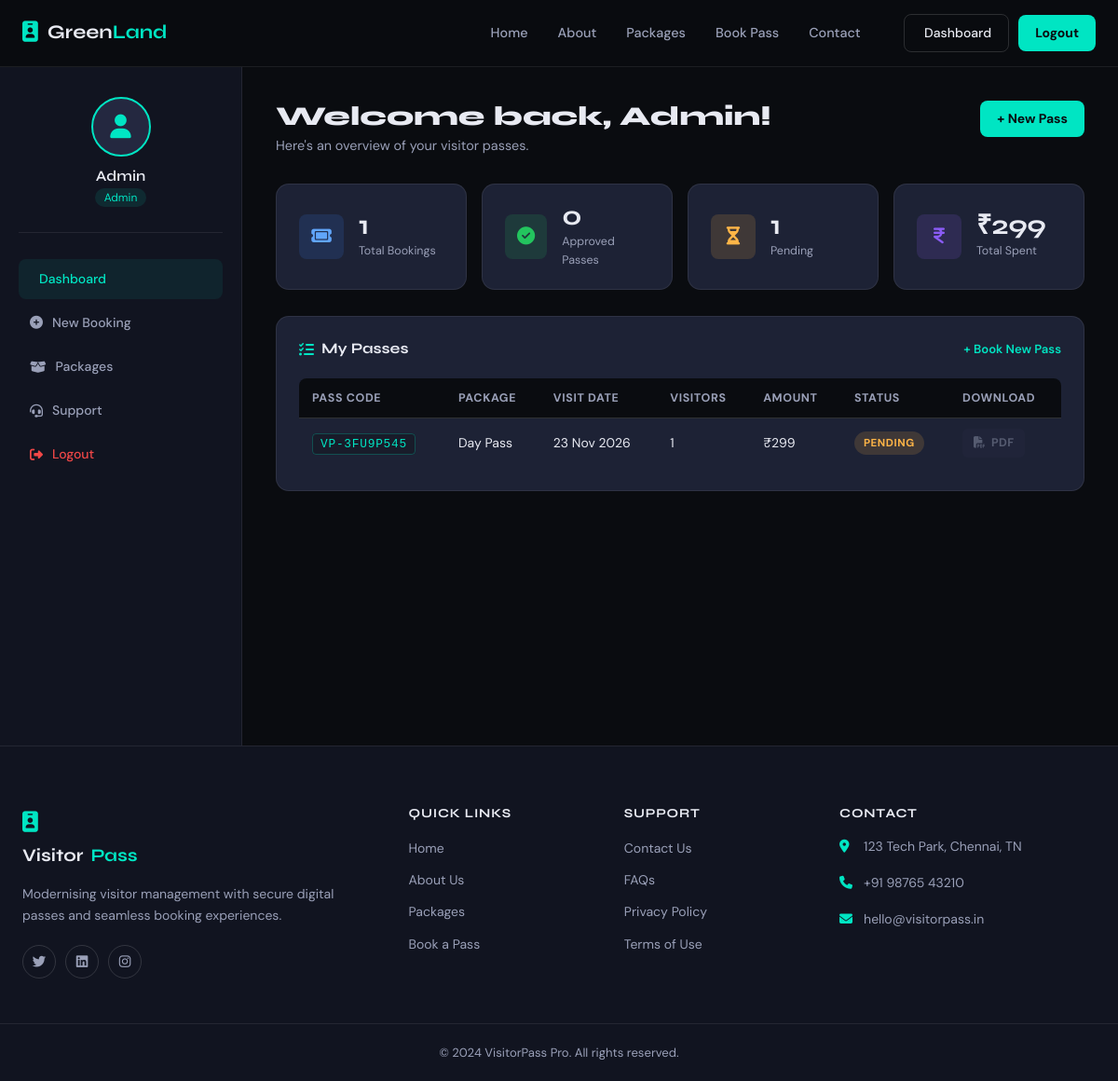
The page /dashboard (signed in) on the database as committed earlier.
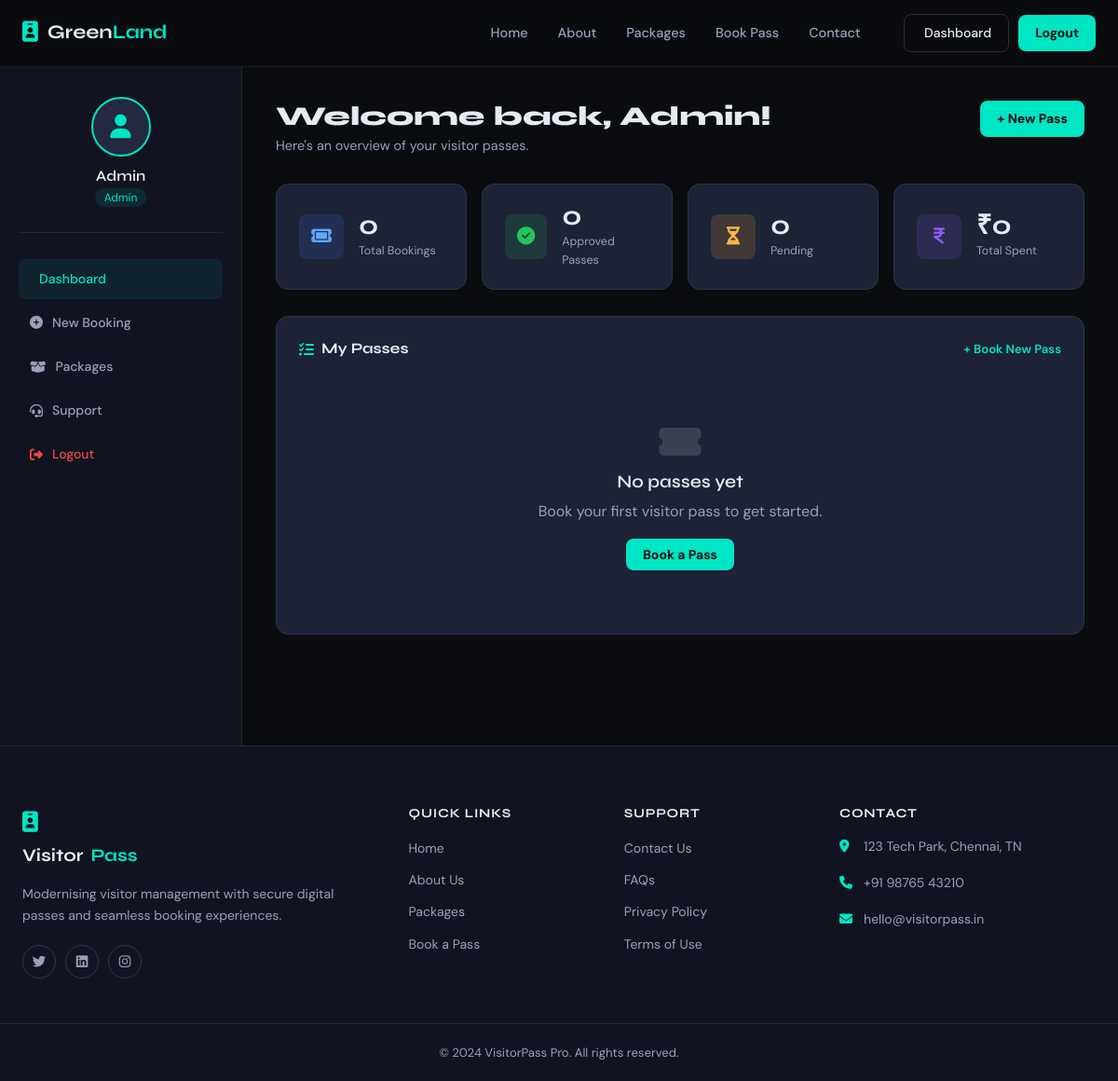
The same page on the database as committed later.
### app.py (models this page shows)
class User(db.Model):
    __tablename__ = 'users'
    id            = db.Column(db.Integer, primary_key=True)
    name          = db.Column(db.String(100), nullable=False)
    email         = db.Column(db.String(150), unique=True, nullable=False)
    password_hash = db.Column(db.String(200), nullable=False)
    phone         = db.Column(db.String(20))
    role          = db.Column(db.String(20), default='visitor')   # visitor | admin
    created_at    = db.Column(db.DateTime, default=datetime.utcnow)
    bookings      = db.relationship('Booking', backref='user', lazy=True)

class Booking(db.Model):
    __tablename__ = 'bookings'
    id           = db.Column(db.Integer, primary_key=True)
    pass_code    = db.Column(db.String(12), unique=True, nullable=False)
    user_id      = db.Column(db.Integer, db.ForeignKey('users.id'), nullable=False)
    package_id   = db.Column(db.Integer, db.ForeignKey('packages.id'), nullable=False)
    visit_date   = db.Column(db.Date, nullable=False)
    num_visitors = db.Column(db.Integer, default=1)
    purpose      = db.Column(db.String(200))
    host_name    = db.Column(db.String(100))
    status       = db.Column(db.String(20), default='pending')  # pending|approved|rejected|expired
    total_amount = db.Column(db.Float)
    created_at   = db.Column(db.DateTime, default=datetime.utcnow)

class Package(db.Model):
    __tablename__ = 'packages'
    id          = db.Column(db.Integer, primary_key=True)
    name        = db.Column(db.String(100), nullable=False)
    description = db.Column(db.Text)
    price       = db.Column(db.Float, nullable=False)
    duration    = db.Column(db.String(50))          # e.g. "1 Day", "3 Days"
    max_visitors= db.Column(db.Integer, default=1)
    features    = db.Column(db.Text)                # comma-separated
    is_active   = db.Column(db.Boolean, default=True)
    bookings    = db.relationship('Booking', backref='package', lazy=True)

### app.py (the view)
@app.route('/dashboard')
def dashboard():
    if 'user_id' not in session:
        return redirect(url_for('login'))
    user     = User.query.get(session['user_id'])
    bookings = Booking.query.filter_by(user_id=user.id).order_by(Booking.created_at.desc()).all()
    return render_template('dashboard.html', user=user, bookings=bookings)

### templates/dashboard.html (shortened to what this page needs)
{% extends 'base.html' %}
{% block content %}
<section class="dash-section">
  <div class="dash-sidebar">
    <div class="ds-user">
      <div class="ds-avatar"><i class="fa fa-user"></i></div>
      <h3>{{ user.name }}</h3>
      <span class="ds-role">{{ user.role|capitalize }}</span>
    </div>
    <nav class="ds-nav">
      <a href="{{ url_for('dashboard') }}" class="ds-link active"> Dashboard</a>
      <a href="{{ url_for('booking') }}"   class="ds-link"><i class="fa fa-plus-circle"></i> New Booking</a>
      <a href="{{ url_for('packages') }}"  class="ds-link"><i class="fa fa-box-open"></i> Packages</a>
      <a href="{{ url_for('contact') }}"   class="ds-link"><i class="fa fa-headset"></i> Support</a>
      <a href="{{ url_for('logout') }}"    class="ds-link logout"><i class="fa fa-right-from-bracket"></i> Logout</a>
    </nav>
  </div>
  <div class="dash-main">
    <div class="dash-top">
      <div>
        <h1>Welcome back, {{ user.name.split()[0] }}!</h1>
        <p>Here's an overview of your visitor passes.</p>
      </div>
      <a href="{{ url_for('booking') }}" class="btn-solid">+ New Pass</a>
    </div>
    <div class="dash-kpi-grid">
      {% set total    = bookings|length %}
      {% set approved = bookings|selectattr('status','equalto','approved')|list|length %}
      {% set pending  = bookings|selectattr('status','equalto','pending')|list|length %}
      {% set spent    = bookings|sum(attribute='total_amount') %}
      <div class="kpi-card">
        <div class="kpi-icon blue"><i class="fa fa-ticket"></i></div>
        <div class="kpi-info"><h2>{{ total }}</h2><p>Total Bookings</p></div>
      </div>
      <div class="kpi-card">
        <div class="kpi-icon green"><i class="fa fa-circle-check"></i></div>
        <div class="kpi-info"><h2>{{ approved }}</h2><p>Approved Passes</p></div>
      </div>
      <div class="kpi-card">
        <div class="kpi-icon amber"><i class="fa fa-hourglass-half"></i></div>
        <div class="kpi-info"><h2>{{ pending }}</h2><p>Pending</p></div>
      </div>
      <div class="kpi-card">
        <div class="kpi-icon purple"><i class="fa fa-indian-rupee-sign"></i></div>
        <div class="kpi-info"><h2>₹{{ spent|int }}</h2><p>Total Spent</p></div>
      </div>
    </div>
    <div class="dash-card">
      <div class="dc-header">
        <h2><i class="fa fa-list-check"></i> My Passes</h2>
        <a href="{{ url_for('booking') }}" class="dc-action">+ Book New Pass</a>
      </div>
      {% if bookings %}
      <div class="table-wrap">
        <table class="data-table">
          <thead>
            <tr>
              <th>Pass Code</th><th>Package</th><th>Visit Date</th>
              <th>Visitors</th><th>Amount</th><th>Status</th><th>Download</th>
            </tr>
          </thead>
          <tbody>
            {% for b in bookings %}
            <tr>
              <td><span class="pass-code-badge">{{ b.pass_code }}</span></td>
              <td>{{ b.package.name }}</td>
              <td>{{ b.visit_date.strftime('%d %b %Y') }}</td>
              <td>{{ b.num_visitors }}</td>
              <td>₹{{ b.total_amount|int }}</td>
              <td><span class="status-badge status-{{ b.status }}">{{ b.status|capitalize }}</span></td>
              <td>
                {% if b.status == 'approved' %}
                  <a href="{{ url_for('download_pass', bid=b.id) }}" class="btn-download" title="Download Pass PDF">
                    <i class="fa fa-file-pdf"></i> PDF
                  </a>
                {% else %}
                  <span class="btn-download disabled" title="Pass must be approved to download">
                    <i class="fa fa-file-pdf"></i> PDF
                  </span>
                {% endif %}
              </td>
            </tr>
            {% endfor %}
          </tbody>
        </table>
      </div>
      {% else %}
      <div class="empty-state">
        <i class="fa fa-ticket-simple"></i>
        <h3>No passes yet</h3>
        <p>Book your first visitor pass to get started.</p>
        <a href="{{ url_for('booking') }}" class="btn-solid">Book a Pass</a>
      </div>
      {% endif %}
    </div>
  </div>
</section>
{% endblock %}

### templates/base.html (shortened to what this page needs)
<!DOCTYPE html>
<html lang="en">
<head>
  <link rel="stylesheet" href="https://cdnjs.cloudflare.com/ajax/libs/font-awesome/6.5.0/css/all.min.css"/>
  <link rel="stylesheet" href="{{ url_for('static', filename='css/main.css') }}"/>
</head>
<body>
<nav class="navbar" id="navbar">
  <div class="nav-inner">
    <a href="{{ url_for('index') }}" class="nav-brand">
      <span class="brand-icon"><i class="fa-solid fa-id-badge"></i></span>
      <span class="brand-text">Green<em>Land</em></span>
    </a>
    <ul class="nav-links">
      <li><a href="{{ url_for('index') }}"    class="nav-link {% if request.endpoint=='index'    %}active{% endif %}">Home</a></li>
      <li><a href="{{ url_for('about') }}"    class="nav-link {% if request.endpoint=='about'    %}active{% endif %}">About</a></li>
      <li><a href="{{ url_for('packages') }}" class="nav-link {% if request.endpoint=='packages' %}active{% endif %}">Packages</a></li>
      <li><a href="{{ url_for('booking') }}"  class="nav-link {% if request.endpoint=='booking'  %}active{% endif %}">Book Pass</a></li>
      <li><a href="{{ url_for('contact') }}"  class="nav-link {% if request.endpoint=='contact'  %}active{% endif %}">Contact</a></li>
    </ul>
    <div class="nav-auth">
      {% if session.user_id %}
        <a href="{{ url_for('dashboard') }}" class="btn-ghost"> Dashboard</a>
        <a href="{{ url_for('logout') }}"    class="btn-solid">Logout</a>
      {% else %}
        <a href="{{ url_for('login') }}"    class="btn-ghost">Login</a>
        <a href="{{ url_for('register') }}" class="btn-solid">Get Pass</a>
      {% endif %}
    </div>
  </div>
</nav>
<main>{% block content %}{% endblock %}</main>
<footer class="footer">
  <div class="footer-grid">
    <div class="footer-brand">
      <span class="brand-icon"><i class="fa-solid fa-id-badge"></i></span>
      <span class="brand-text">Visitor<em>Pass</em></span>
      <p>Modernising visitor management with secure digital passes and seamless booking experiences.</p>
      <div class="socials">
        <a href="#"><i class="fa-brands fa-twitter"></i></a>
        <a href="#"><i class="fa-brands fa-linkedin"></i></a>
        <a href="#"><i class="fa-brands fa-instagram"></i></a>
      </div>
    </div>
    <div class="footer-col">
      <h4>Quick Links</h4>
      <ul>
        <li><a href="{{ url_for('index') }}">Home</a></li>
        <li><a href="{{ url_for('about') }}">About Us</a></li>
        <li><a href="{{ url_for('packages') }}">Packages</a></li>
        <li><a href="{{ url_for('booking') }}">Book a Pass</a></li>
      </ul>
    </div>
    <div class="footer-col">
      <h4>Support</h4>
      <ul>
        <li><a href="{{ url_for('contact') }}">Contact Us</a></li>
        <li><a href="#">FAQs</a></li>
        <li><a href="#">Privacy Policy</a></li>
        <li><a href="#">Terms of Use</a></li>
      </ul>
    </div>
    <div class="footer-col">
      <h4>Contact</h4>
      <ul class="contact-list">
        <li><i class="fa fa-location-dot"></i> 123 Tech Park, Chennai, TN</li>
        <li><i class="fa fa-phone"></i> +91 98765 43210</li>
        <li><i class="fa fa-envelope"></i> hello@visitorpass.in</li>
      </ul>
    </div>
  </div>
  <div class="footer-bottom">
    <p>&copy; 2024 VisitorPass Pro. All rights reserved.</p>
  </div>
</footer>
</body>
</html>

Rows that differ between the two databases and show on the page:
removed Booking: pass_code "VP-3FU9P545", package.name "Day Pass", visit_date "23 Nov 2026", num_visitors "1", total_amount "299", status "PENDING", shows "PDF"
Other text that changed with them:
{{ total }}: "1" → "0"
{{ pending }}: "1" → "0"
{{ spent|int }}: "299" → "0"
text no longer shown: "PASS CODE PACKAGE VISIT DATE VISITORS AMOUNT STATUS DOWNLOAD"
text now shown: "No passes yet Book your first visitor pass to get started. Book a Pass"
